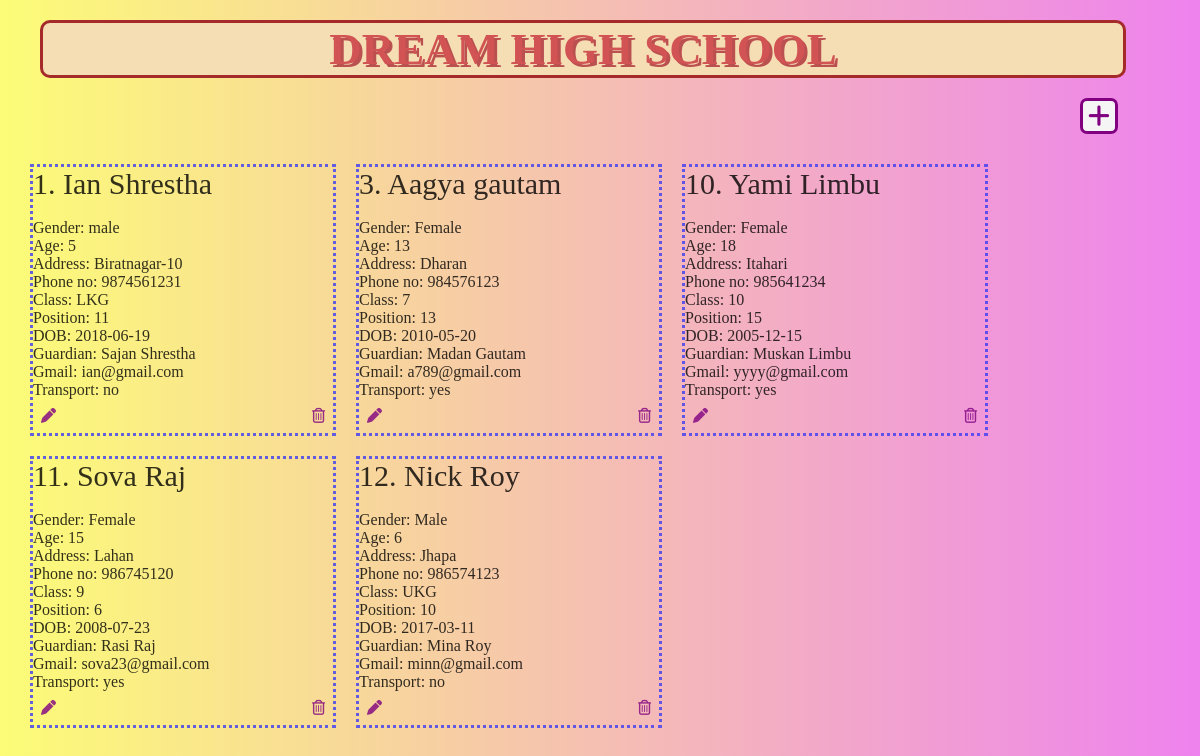
Page /student/index.php on the committed database.
### tables this page shows
CREATE TABLE `std` (
  `id` int(11) NOT NULL,
  `name` varchar(500) NOT NULL,
  `address` varchar(150) NOT NULL,
  `age` int(3) NOT NULL,
  `phone` varchar(10) NOT NULL,
  `class` varchar(5) NOT NULL,
  `parent` varchar(500) NOT NULL,
  `position` int(2) NOT NULL,
  `transport` varchar(5) NOT NULL,
  `gender` varchar(10) NOT NULL,
  `email` varchar(100) NOT NULL,
  `dob` date NOT NULL
);

### student/index.php (the view, shortened to what this page needs)
<!DOCTYPE html>
<html lang="en">
<head>
    <link rel="stylesheet" href="./style.css">
</head>
<body>
    <div class="head"><h2>DREAM HIGH SCHOOL</h2></div>
    <div class="add"><a href="./addform.php"><i class='fas fa-plus' style='font-size:25px;color:purple'></i></a></div>
<div class="container">
        <?php include 'conn.php';
        $sql= "SELECT * FROM std";
        $res=$conn->query($sql);
        if($res->num_rows>0){
            while($row=$res->fetch_assoc()){
                ?>
                <div class="desc">
                <div class="id"><?php echo $row['id'];?>.
                <?php echo $row['name'];?></div>
                <br>
                <div class="person">
                 <div class="gender">Gender: <?php echo $row['gender']; ?></div>
                 <div class="age">Age: <?php echo $row['age']; ?></div>
                 <div class="address">Address: <?php echo $row['address'];?></div>
                 <div class="phone">Phone no:  <?php echo $row['phone']; ?></div>
                 <div class="class">Class:  <?php echo $row['class']; ?></div>
                 <div class="post">Position:  <?php echo $row['position']; ?></div>
                 <div class="dob">DOB:  <?php echo $row['dob']; ?></div>
                 <div class="parent">Guardian:  <?php echo $row['parent']; ?></div>
                 <div class="mail">Gmail:  <?php echo $row['email']; ?></div>
                 <div class="transport">Transport:  <?php echo $row['transport']; ?></div>
                </div>
                <div class="modify">
                <a href="./editform.php?id=<?php echo $row['id'];?>&name=<?php echo $row['name'];?>&address=<?php echo $row['address'];?>&age=<?php echo $row['age'];?>&phone=<?php echo $row['phone'];?>&class=<?php echo $row['class'];?>&parent=<?php echo $row['parent'];?>&position=<?php echo $row['position'];?>&transport=<?php echo $row['transport'];?>&gender=<?php echo $row['gender'];?>&email=<?php echo $row['email'];?>&dob=<?php echo $row['dob'];?>">
                <i class='fas fa-pen' style='font-size:15px'></i></a>
                <a href="./delete.php?id=<?php echo $row['id'];?>"><i class='far fa-trash-alt' style='font-size:15px'></i></a>
            </div>
                </div>
                <?php
            }
        }
       $conn->close() ;?>
</div>
</body>
</html>

### student/style.css (style rules this page uses)
* { margin: 0px; padding: 0px; }
body { background:linear-gradient(to right, rgb(252, 252, 119),violet); }
.head { color: rgb(209, 83, 83); font-size: 30px; text-shadow: 3px 3px rgb(187, 80, 80); background-color: wheat; border: 3px solid brown; border-radius: 10px; width: 90%; height:20%; position: relative; display: flex; justify-content: center; align-items: center; margin: 20px; left: 20px;; }
.add { position: relative; display: flex; justify-content: flex-end; align-items: center; left: 90%; border-radius: 7px; padding: 5px; background-color: whitesmoke; width: fit-content; height: 20px; border: 3px solid purple; }
.container { height: fit-content; margin: 20px; position: relative; display: flex; flex-wrap: wrap; }
.desc { position: relative; border: 3px dotted rgb(61, 61, 243); background-image: url(https://e1.pxfuel.com/desktop-wallpaper/264/517/desktop-wallpaper-blue-id-card-backgrounds.jpg); width: 300px; height: fit-content; margin: 10px; opacity: 0.8; justify-content: center; }
.id { font-size: 30px; }
.modify { position: relative; display: flex; justify-content: space-between; margin: 8px; }
.modify a { color: purple; }

### rows in the picture
std: id "1", name "Ian Shrestha", gender "male", age "5", address "Biratnagar-10", phone "9874561231", class "LKG", position "11", dob "2018-06-19", parent "Sajan Shrestha", email "ian@gmail.com", transport "no"
std: id "3", name "Aagya gautam", gender "Female", age "13", address "Dharan", phone "984576123", class "7", position "13", dob "2010-05-20", parent "Madan Gautam", email "a789@gmail.com", transport "yes"
std: id "10", name "Yami Limbu", gender "Female", age "18", address "Itahari", phone "985641234", class "10", position "15", dob "2005-12-15", parent "Muskan Limbu", email "yyyy@gmail.com", transport "yes"
std: id "11", name "Sova Raj", gender "Female", age "15", address "Lahan", phone "986745120", class "9", position "6", dob "2008-07-23", parent "Rasi Raj", email "sova23@gmail.com", transport "yes"
std: id "12", name "Nick Roy", gender "Male", age "6", address "Jhapa", phone "986574123", class "UKG", position "10", dob "2017-03-11", parent "Mina Roy", email "minn@gmail.com", transport "no"
